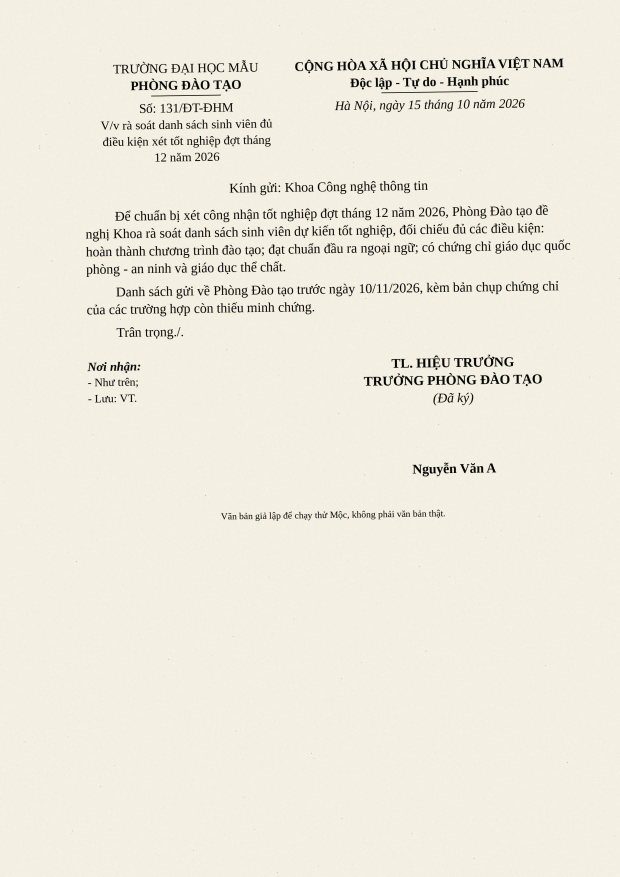
#> input picture seed/van-ban-den/11-cong-van-anh-300dpi.jpg, 2480 x 3508 px (shown at 1/4 size)
$ python -i ocr.py   (imports and definitions only)
#> lines starting #> are read from the running program, lines starting #| are printed output that depends on the picture
#> further down, picture is the input picture: PIL image 2480x3508 RGB; mean R, G, B 238, 234, 222.2
# Copyright 2026 Signet Team
#
# Licensed under the Apache License, Version 2.0 (the "License");
# you may not use this file except in compliance with the License.
# You may obtain a copy of the License at
#
#     http://www.apache.org/licenses/LICENSE-2.0
#
# Unless required by applicable law or agreed to in writing, software
# distributed under the License is distributed on an "AS IS" BASIS,
# WITHOUT WARRANTIES OR CONDITIONS OF ANY KIND, either express or implied.
# See the License for the specific language governing permissions and
# limitations under the License.
#
# SPDX-License-Identifier: Apache-2.0

"""Nhận dạng chữ (OCR) bản scan, ảnh chụp văn bản đến (F4.1) bằng Tesseract, trong tiến trình con có giới hạn.

Ảnh do người dùng tải lên: bộ giải mã ảnh của Pillow, của pypdf và chính tesseract đều chạy ngoài tiến trình
svc-files. Tiến trình con (``python -I ocr.py``) có RLIMIT_AS, RLIMIT_CPU — tesseract là tiến trình cháu, kế thừa cả
hai giới hạn. Tiến trình con mở phiên riêng (``start_new_session``): quá giờ thì giết cả nhóm (``os.killpg``), không
để tesseract chạy mồ côi. Tệp chỉ dùng thư viện chuẩn, pypdf và Pillow, không cần gói svc_files.

Ảnh: Pillow mở (trần điểm ảnh ``MAX_IMAGE_PIXELS``, cả với ảnh nhúng của PDF), xoay theo EXIF, đổi sang xám, giãn
tương phản, đưa cạnh dài về 2000–3500 px, rồi gửi PNG qua stdin cho ``tesseract stdin stdout -l <ngôn ngữ> --oem 1
--psm 3 tsv``. PDF scan: không rasterize (image không có poppler, pdfium) — lấy ảnh nhúng lớn nhất của mỗi trang, tối
đa ``max_pages`` trang đầu.

Kết quả: ``ok`` kèm TSV từng trang · ``failed`` kèm lý do: ``no_text`` (PDF không có ảnh nào), ``too_many_pixels``,
``password``, ``corrupt``, ``timeout``, ``memory`` — lỗi của tệp, kể cả khi tesseract chết vì tín hiệu (SIGKILL,
SIGABRT: ``memory``; tín hiệu khác: ``corrupt``) hay tự báo hết bộ nhớ; ``no_tesseract``, ``engine_failed`` (thiếu
chương trình; tesseract tự thoát mã dương — thiếu dữ liệu ngôn ngữ) — lỗi của máy chủ.

Dùng chung, không riêng đọc văn bản đến (docread/): chữ bản scan cho tìm kiếm (texts.py, #253); ``kill_group``,
``killed`` cũng dọn tiến trình con của sealed.py, imageclean.py.
"""

from __future__ import annotations

import asyncio
import contextlib
import io
import json
import os
import re
import signal
import subprocess
import sys
from collections.abc import Iterator
from dataclasses import dataclass
from typing import Any

MIN_SIDE = 2000          # cạnh dài của ảnh gửi tesseract: chữ công văn A4 ~ 30 px cao
MAX_SIDE = 3500
TSV_BYTES = 2 * 1024 * 1024   # giữ tối đa từng này byte TSV mỗi trang
MAX_COUNT = 1_000_000
NOTES = {"no_text", "too_many_pixels", "password", "corrupt", "timeout", "memory", "no_tesseract", "engine_failed"}
SERVER_NOTES = {"no_tesseract", "engine_failed"}   # máy chủ thiếu tesseract hoặc dữ liệu ngôn ngữ: 503, không phải 422
STDERR_BYTES = 64 * 1024      # chỉ dò dấu hiệu hết bộ nhớ trong phần cuối stderr của tesseract, không ghi ra đâu
# tesseract (C++, leptonica) tự báo không cấp phát được: chạm RLIMIT_AS, hoặc cgroup của container
MEMORY_RE = re.compile(rb"bad_alloc|out of memory|cannot allocate|alloc\w* fail", re.IGNORECASE)


@dataclass(frozen=True)
class OcrResult:
    status: str                 # ok · failed
    pages: int | None           # số trang của tệp (ảnh: 1)
    tsv: tuple[str, ...]        # TSV của tesseract, mỗi trang đã nhận dạng một chuỗi
    note: str | None = None


# [8 lines left out: function killed, not called in this run]


class _Fail(Exception):
    # [42 lines left out: functions __init__, _check_pixels, _pixel_limit, open_image, not called in this run]


def prepare(img: Any) -> bytes:
    """Xoay theo EXIF, nền trắng cho ảnh trong suốt, xám, giãn tương phản, cạnh dài 2000–3500 px → PNG."""
    from PIL import Image, ImageOps

    img = ImageOps.exif_transpose(img)
    if img.mode in ("RGBA", "LA", "PA") or (img.mode == "P" and "transparency" in img.info):
        rgba = img.convert("RGBA")
        white = Image.new("RGBA", rgba.size, (255, 255, 255, 255))
        img = Image.alpha_composite(white, rgba)
    img = ImageOps.autocontrast(img.convert("L"))
    side = max(img.size)
#> side = 3508
    target = min(max(side, MIN_SIDE), MAX_SIDE)
#> target = 3500
    if target != side:
        scale = target / side
#> scale = 0.998
        img = img.resize((max(1, round(img.width * scale)), max(1, round(img.height * scale))), Image.LANCZOS)
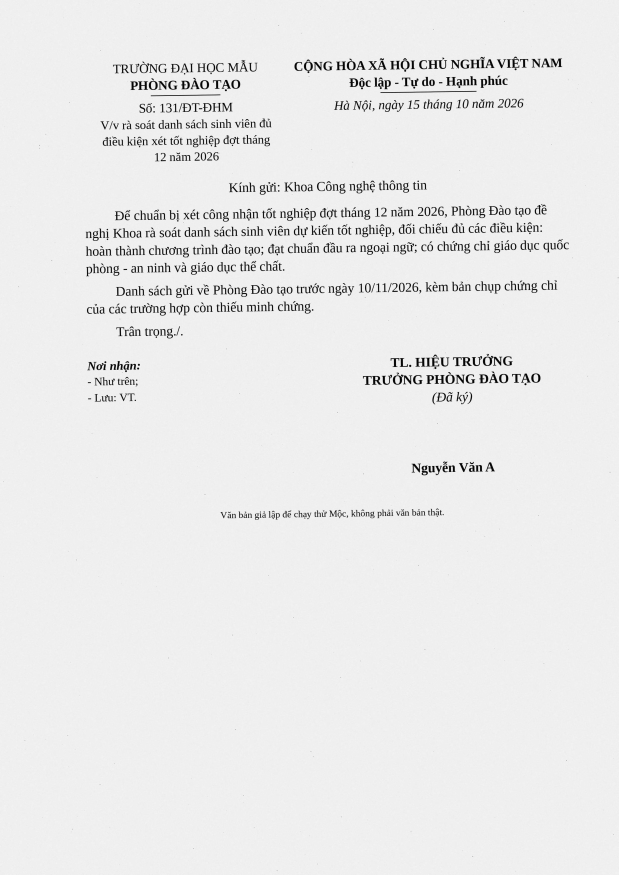
#> img: PIL image 2474x3500 L (shown at 1/4 size); min 0, max 255, mean 234
    out = io.BytesIO()
    img.save(out, "PNG", compress_level=1)
    return out.getvalue()


# [127 lines left out: functions _xobject, pdf_images, tesseract, recognize, _main, kill_group, not called in this run]


# [24 lines not run here, left out]


# [17 lines left out: function _parse, not called in this run]


# [2 lines not run here, left out]

>>> from PIL import Image
>>> picture = Image.open('../../../../seed/van-ban-den/11-cong-van-anh-300dpi.jpg')
>>> result = prepare(picture)
